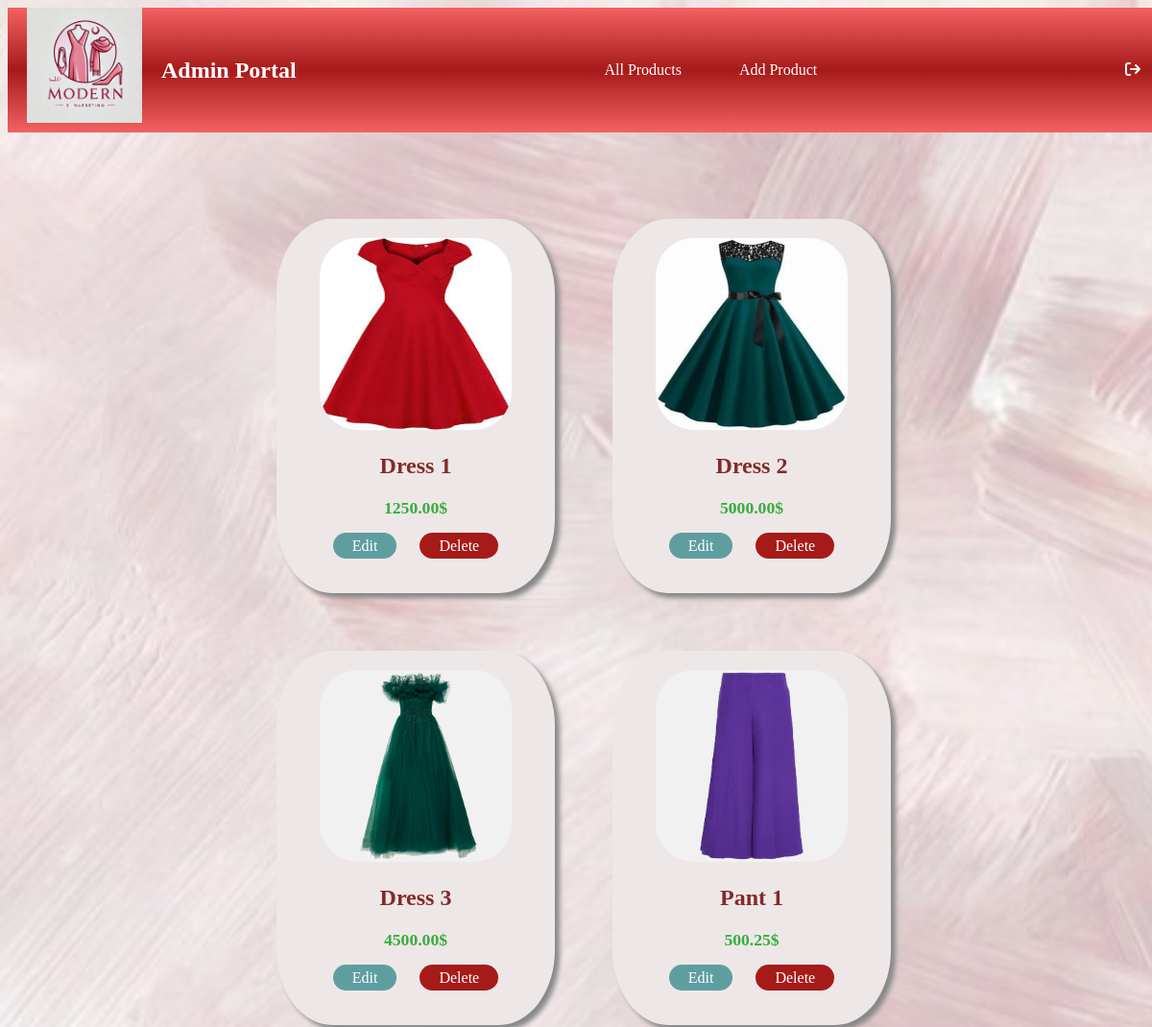
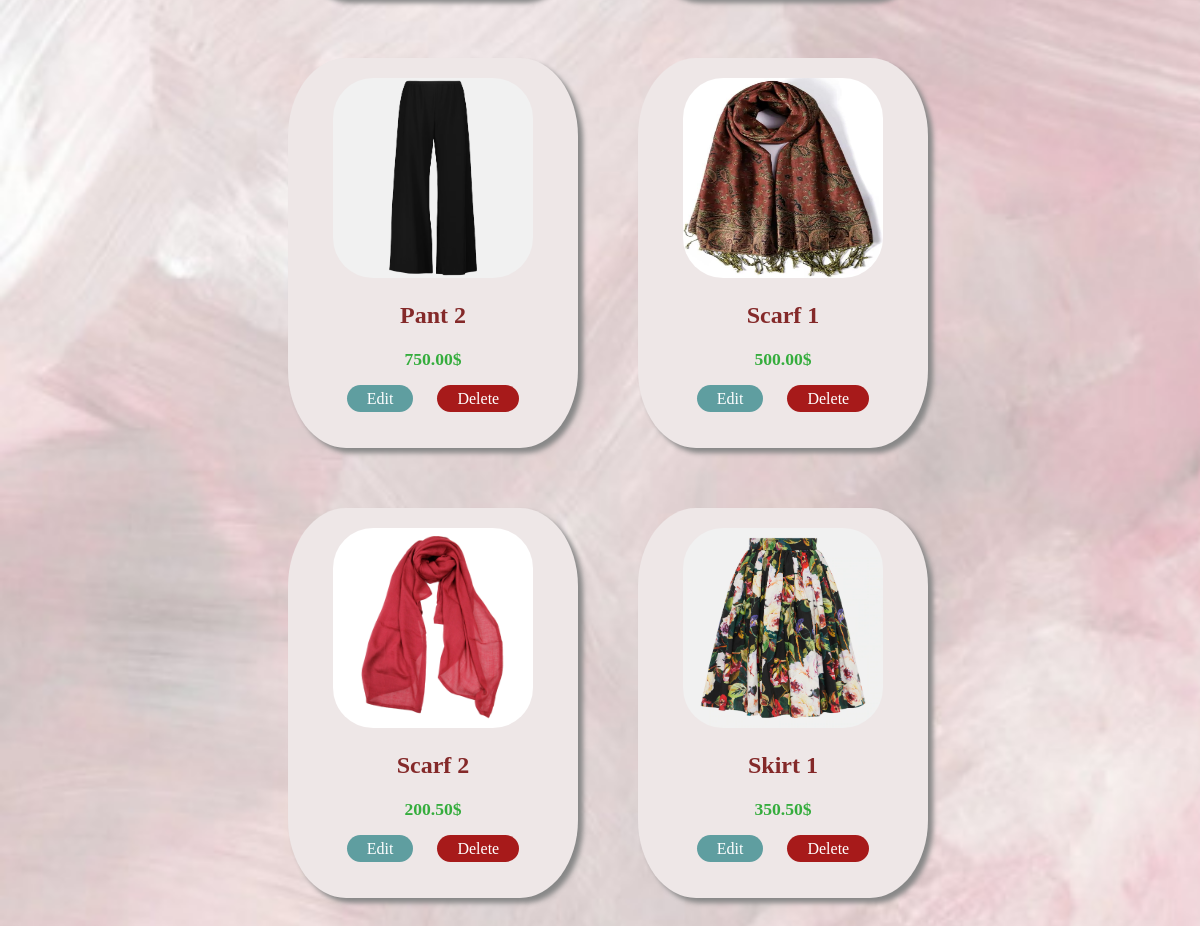
Screenshot of /app/admin/index.php (signed in) with the database file from the repository (2 pictures, top to bottom).
### tables this page shows
CREATE TABLE PRODUCT (
  `ID` int NOT NULL AUTO_INCREMENT primary key,
  `Category` varchar(45) DEFAULT NULL,
  `NAME` varchar(150) DEFAULT NULL,
  `Price` DECIMAL(10,2) NOT NULL,
  `Photo` varchar(250) DEFAULT ''
);

### app/admin/index.php (the view, shortened to what this page needs)
<!DOCTYPE html>
<html>
<head>
	<link rel="stylesheet" href="style.css">
    <link
      rel="stylesheet"
      href="https://cdnjs.cloudflare.com/ajax/libs/font-awesome/6.7.2/css/all.min.css"/>
</head>
<body>
<section>
      <div class="navbar flex">
        <div class="flex">
            <img class="logo" src="../logo.jpeg"/>
            <h2>Admin Portal</h2>
        </div>
        <div class="flex nav-options">
          <p><a class="menu" href="index.php">All Products</a></p>
          <p><a class="menu" href="new_product.html">Add Product</a></p>
        </div>
        <div class="flex cart">
        <a href="login.php?logout=true">
          <i style="color:white;margin-right:20px;" class="fa-solid fa-sign-out" aria-hidden="true"></i></a>
        </div>
      </div>
    </section>
<?php include 'connect.php';
if(isset($_GET["category"])) {
    $category = $_GET["category"];
    $sql="SELECT * FROM PRODUCT where CATEGORY like '$category'";
}
else{
    $sql="SELECT * FROM PRODUCT";
}
$ret = mysqli_query ($conn, $sql);
if(mysqli_num_rows($ret) > 0)
{
    echo "<section><div class='container'>";
	while($row=mysqli_fetch_assoc($ret))
	{
        echo "<div class='card'>
          <img src='../images/".$row['Photo']."'/>
          <h2>". $row['NAME']."</h2>
          <p>". $row['Price']."$</p>
          <a href='#' class='edit' onclick=\"onEditProduct(".$row['ID'].", event)\">Edit</a>
          <a class='delete' href='index.php?delid=".$row['ID']."' onclick='onDeleteProduct(event)'>Delete</a>
        </div>";
	}
    echo "</div></section>";
}
else echo "0 results found";
?>
</body>
</html>

### app/admin/style.css (style rules this page uses)
.container { display: flex; flex-wrap: wrap; justify-content: center; margin: auto; margin-top: 5%; margin-left: 10%; margin-right: 10%; }
.flex { display: flex; justify-content: space-between; align-items: center; }
.navbar { width: 100%; background: linear-gradient(180deg, rgb(244, 97, 97) 0%, rgb(167, 26, 26) 50%, rgba(244, 97, 97) 100%); color: #fff; }
.navbar h2 { color: white; display: inline; margin-left: 20px; }
.menu { margin: 10px; padding: 20px; color: white; text-decoration: none; }
.delete { margin: 0px 10px 0px 10px; padding: 5px 20px 5px 20px; background-color: rgb(167, 26, 26); color: white; text-decoration: none; border-radius: 20px; }
.edit { border: none; margin: 0px 10px 0px 10px; padding: 5px 20px 5px 20px; background-color: cadetblue; color: white; text-decoration: none; border-radius: 20px; }
.card { padding: 20px; width: 250px; height: 350px; border-radius: 20%; background-color: #eee7e7; box-shadow: 5px 5px 5px #888888; text-align: center; margin: 30px; }
.card img { width: 200px; height: 200px; border-radius: 20%; }
.card h2 { color: #842929; margin: 20px; }
.card p { font-size: 1.1rem; font-weight: bold; color: rgb(53, 173, 61); margin: 20px; }
.logo { width: 120px; height: 120px; margin-bottom: 10px; margin-left: 20px; }
body { height: 100%; width: 100%; background-image: url('../background.jpeg'); background-size: cover; }

### rows the page displays
product: Photo (picture), NAME "Dress 1", Price "1250.00"
product: Photo (picture), NAME "Dress 2", Price "5000.00"
product: Photo (picture), NAME "Dress 3", Price "4500.00"
product: Photo (picture), NAME "Pant 1", Price "500.25"
product: Photo (picture), NAME "Pant 2", Price "750.00"
product: Photo (picture), NAME "Scarf 1", Price "500.00"
product: Photo (picture), NAME "Scarf 2", Price "200.50"
product: Photo (picture), NAME "Skirt 1", Price "350.50"
